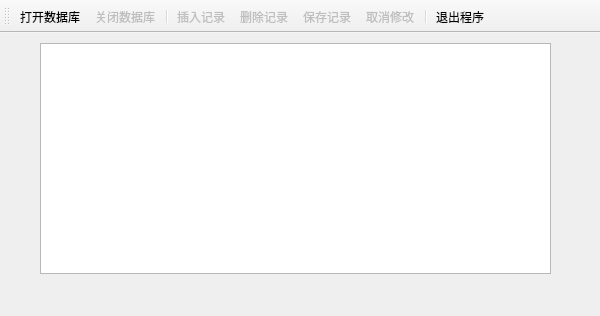
<?xml version="1.0" encoding="UTF-8"?>
<ui version="4.0">
 <class>QSqlRelationalTableDemoClass</class>
 <widget class="QMainWindow" name="QSqlRelationalTableDemoClass">
  <property name="geometry">
   <rect>
    <x>0</x>
    <y>0</y>
    <width>600</width>
    <height>316</height>
   </rect>
  </property>
  <property name="windowTitle">
   <string>QSqlRelationalTableDemo</string>
  </property>
  <widget class="QWidget" name="centralWidget">
   <widget class="QTableView" name="tv">
    <property name="geometry">
     <rect>
      <x>40</x>
      <y>10</y>
      <width>511</width>
      <height>231</height>
     </rect>
    </property>
   </widget>
  </widget>
  <widget class="QToolBar" name="mainToolBar">
   <property name="toolButtonStyle">
    <enum>Qt::ToolButtonTextUnderIcon</enum>
   </property>
   <attribute name="toolBarArea">
    <enum>TopToolBarArea</enum>
   </attribute>
   <attribute name="toolBarBreak">
    <bool>false</bool>
   </attribute>
   <addaction name="actOpen"/>
   <addaction name="actClose"/>
   <addaction name="separator"/>
   <addaction name="actInsert"/>
   <addaction name="actDelete"/>
   <addaction name="actSave"/>
   <addaction name="actCancel"/>
   <addaction name="separator"/>
   <addaction name="actQuit"/>
  </widget>
  <action name="actOpen">
   <property name="icon">
    <iconset resource="QSqlRelationalTableDemo.qrc">
     <normaloff>:/QSqlRelationalTableDemo/Resources/MYSL.ICO</normaloff>:/QSqlRelationalTableDemo/Resources/MYSL.ICO</iconset>
   </property>
   <property name="text">
    <string>打开数据库</string>
   </property>
  </action>
  <action name="actClose">
   <property name="enabled">
    <bool>false</bool>
   </property>
   <property name="icon">
    <iconset resource="QSqlRelationalTableDemo.qrc">
     <normaloff>:/QSqlRelationalTableDemo/Resources/NOTEL.ICO</normaloff>:/QSqlRelationalTableDemo/Resources/NOTEL.ICO</iconset>
   </property>
   <property name="text">
    <string>关闭数据库</string>
   </property>
  </action>
  <action name="actInsert">
   <property name="enabled">
    <bool>false</bool>
   </property>
   <property name="icon">
    <iconset resource="QSqlRelationalTableDemo.qrc">
     <normaloff>:/QSqlRelationalTableDemo/Resources/POSTITL.ICO</normaloff>:/QSqlRelationalTableDemo/Resources/POSTITL.ICO</iconset>
   </property>
   <property name="text">
    <string>插入记录</string>
   </property>
  </action>
  <action name="actDelete">
   <property name="enabled">
    <bool>false</bool>
   </property>
   <property name="icon">
    <iconset resource="QSqlRelationalTableDemo.qrc">
     <normaloff>:/QSqlRelationalTableDemo/Resources/CNFNOT.ICO</normaloff>:/QSqlRelationalTableDemo/Resources/CNFNOT.ICO</iconset>
   </property>
   <property name="text">
    <string>删除记录</string>
   </property>
  </action>
  <action name="actSave">
   <property name="enabled">
    <bool>false</bool>
   </property>
   <property name="icon">
    <iconset resource="QSqlRelationalTableDemo.qrc">
     <normaloff>:/QSqlRelationalTableDemo/Resources/POSTL.ICO</normaloff>:/QSqlRelationalTableDemo/Resources/POSTL.ICO</iconset>
   </property>
   <property name="text">
    <string>保存记录</string>
   </property>
  </action>
  <action name="actCancel">
   <property name="enabled">
    <bool>false</bool>
   </property>
   <property name="icon">
    <iconset resource="QSqlRelationalTableDemo.qrc">
     <normaloff>:/QSqlRelationalTableDemo/Resources/RESENDL.ICO</normaloff>:/QSqlRelationalTableDemo/Resources/RESENDL.ICO</iconset>
   </property>
   <property name="text">
    <string>取消修改</string>
   </property>
  </action>
  <action name="actQuit">
   <property name="icon">
    <iconset resource="QSqlRelationalTableDemo.qrc">
     <normaloff>:/QSqlRelationalTableDemo/Resources/OOFL.ICO</normaloff>:/QSqlRelationalTableDemo/Resources/OOFL.ICO</iconset>
   </property>
   <property name="text">
    <string>退出程序</string>
   </property>
  </action>
 </widget>
 <layoutdefault spacing="6" margin="11"/>
 <resources>
  <include location="QSqlRelationalTableDemo.qrc"/>
 </resources>
 <connections>
  <connection>
   <sender>actQuit</sender>
   <signal>triggered()</signal>
   <receiver>QSqlRelationalTableDemoClass</receiver>
   <slot>close()</slot>
   <hints>
    <hint type="sourcelabel">
     <x>-1</x>
     <y>-1</y>
    </hint>
    <hint type="destinationlabel">
     <x>299</x>
     <y>157</y>
    </hint>
   </hints>
  </connection>
 </connections>
</ui>
